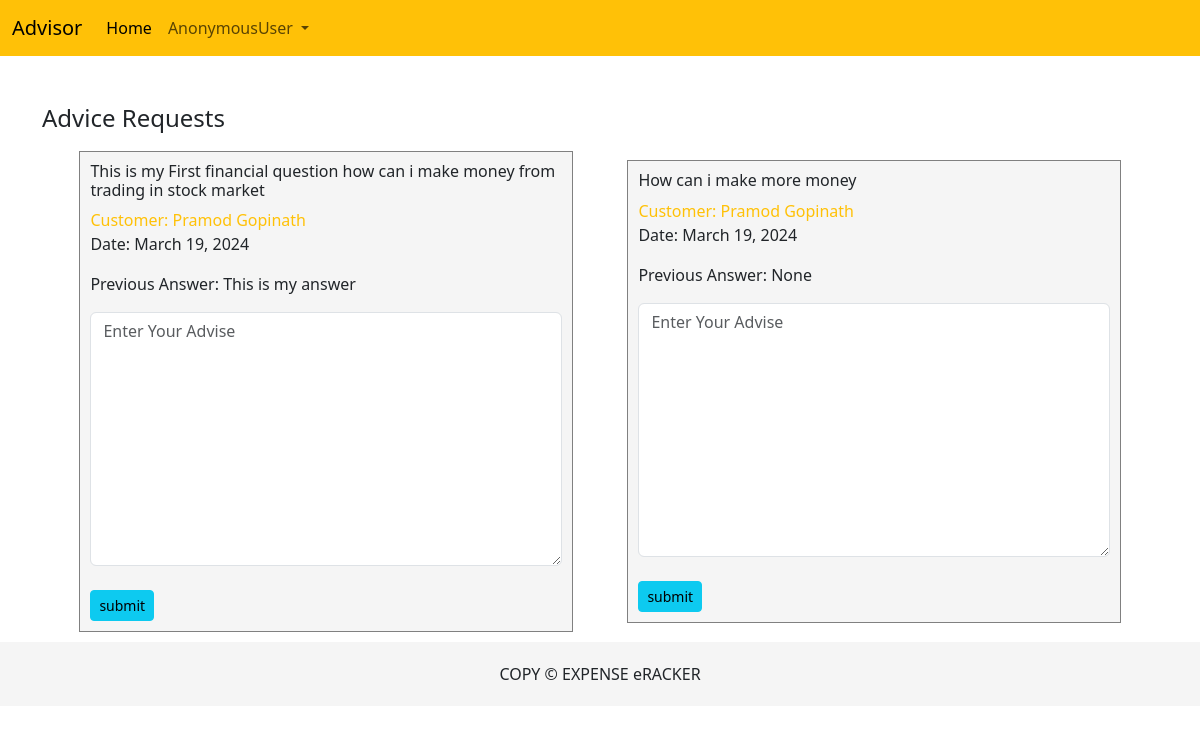
Page /AdvisorIndex on the committed database.
### Home/models.py (models this page shows)
class Advice(models.Model):
	date = models.DateField(auto_now_add= True)
	question = models.CharField(max_length = 255)
	advice = models.TextField(max_length = 500, null = True)
	user = models.ForeignKey(User, on_delete = models.CASCADE)
	advisor = models.PositiveBigIntegerField(null = True)

### Home/views.py (the view)
# urls.py: path("AdvisorIndex",views.AdvisorIndex,name="AdvisorIndex"),
def AdvisorIndex(request):
    advise = Advice.objects.all()
    context = {
        "advise":advise
    }
    return render(request,'advisorindex.html',context)

### templates/advisorindex.html (shortened to what this page needs)
<!DOCTYPE html>
{% load static %}
<html lang="en">
<head>
    <link href="https://cdn.jsdelivr.net/npm/bootstrap@5.3.3/dist/css/bootstrap.min.css" rel="stylesheet">
</head>
<body>
    <nav class="navbar navbar-expand-lg navbar-warning bg-warning">
        <div class="container-fluid">
          <a class="navbar-brand" href="{%url 'Index' %}">Advisor</a>
          <div class="collapse navbar-collapse" id="navbarSupportedContent">
            <ul class="navbar-nav me-auto mb-2 mb-lg-0">
              <li class="nav-item">
                <a class="nav-link active" aria-current="page" href="{%url 'Index' %}">Home</a>
              </li>
              <li class="nav-item dropdown">
                <a class="nav-link dropdown-toggle" href="#" id="navbarDropdown" role="button" data-bs-toggle="dropdown" aria-expanded="false">
                  {{request.user}}
                </a>
              </li>
            </ul>
          </div>
        </div>
      </nav>
<div class="container mt-5">
    <h4>Advice Requests</h4>
    <div class="content">
        {% for adv in advise %}
        <div class="items">
            <h6>{{adv.question}}</h6>
            <span class="text-warning">Customer: {{adv.user.first_name}}</span>
            <p>Date: {{adv.date}}</p>
            <p>Previous Answer: {{adv.advice}} </p>
            <form action="{%url 'Advisoranswer' adv.id %}" method="post">
            <textarea name="advise" id="" required cols="30" rows="10" class="form-control" placeholder="Enter Your Advise"></textarea>
            <br>
            <button class="btn btn-info btn-sm" type="submit">submit</button>
            </form>
        </div>
        {% endfor %}
    </div>
</div>
     <div class="footer">
        COPY &COPY; EXPENSE eRACKER
     </div>
</body>
</html>

### templates/advisorindex.html (style rules this page uses)
.footer { padding: 20px; text-align: center; background-color: whitesmoke; }
.content { display: flex; flex-wrap: wrap; padding: 10px; justify-content: space-evenly; }
.content .items { width:45%; padding: 10px; margin: auto; border: .5px solid gray; background-color: whitesmoke; box-sizing: border-box; }

### rows in the picture
Advice: question "This is my First financial question how can i make money from trading in stock market", user.first_name "Pramod Gopinath", date "March 19, 2024", advice "This is my answer"
Advice: question "How can i make more money", user.first_name "Pramod Gopinath", date "March 19, 2024", advice "None"

### other values in the picture
{{ request.user }} "AnonymousUser"
